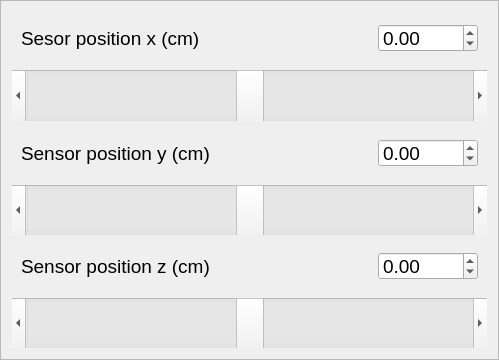
       <widget class="QFrame" name="frame_20">
        <property name="geometry">
         <rect>
          <x>530</x>
          <y>557</y>
          <width>499</width>
          <height>360</height>
         </rect>
        </property>
        <property name="frameShape">
         <enum>QFrame::StyledPanel</enum>
        </property>
        <property name="frameShadow">
         <enum>QFrame::Raised</enum>
        </property>
        <layout class="QVBoxLayout" name="verticalLayout_2">
         <item>
          <widget class="QFrame" name="frame_21">
           <property name="frameShape">
            <enum>QFrame::NoFrame</enum>
           </property>
           <property name="frameShadow">
            <enum>QFrame::Raised</enum>
           </property>
           <layout class="QHBoxLayout" name="horizontalLayout_6">
            <item>
             <widget class="QLabel" name="label_42">
              <property name="font">
               <font>
                <pointsize>14</pointsize>
               </font>
              </property>
              <property name="text">
               <string>Sesor position x (cm)</string>
              </property>
             </widget>
            </item>
            <item>
             <widget class="QDoubleSpinBox" name="sensorpositionx">
              <property name="minimumSize">
               <size>
                <width>100</width>
                <height>28</height>
               </size>
              </property>
              <property name="maximumSize">
               <size>
                <width>100</width>
                <height>28</height>
               </size>
              </property>
              <property name="font">
               <font>
                <pointsize>14</pointsize>
               </font>
              </property>
              <property name="minimum">
               <double>-40.000000000000000</double>
              </property>
              <property name="maximum">
               <double>40.000000000000000</double>
              </property>
              <property name="singleStep">
               <double>0.010000000000000</double>
              </property>
              <property name="value">
               <double>0.000000000000000</double>
              </property>
             </widget>
            </item>
           </layout>
          </widget>
         </item>
         <item>
          <widget class="QScrollBar" name="sensorpositionxslider">
           <property name="sizePolicy">
            <sizepolicy hsizetype="Minimum" vsizetype="Minimum">
             <horstretch>0</horstretch>
             <verstretch>0</verstretch>
            </sizepolicy>
           </property>
           <property name="minimumSize">
            <size>
             <width>440</width>
             <height>50</height>
            </size>
           </property>
           <property name="minimum">
            <number>-4000</number>
           </property>
           <property name="maximum">
            <number>4000</number>
           </property>
           <property name="pageStep">
            <number>10</number>
           </property>
           <property name="orientation">
            <enum>Qt::Horizontal</enum>
           </property>
          </widget>
         </item>
         <item>
          <widget class="QFrame" name="frame_22">
           <property name="frameShape">
            <enum>QFrame::NoFrame</enum>
           </property>
           <property name="frameShadow">
            <enum>QFrame::Raised</enum>
           </property>
           <layout class="QHBoxLayout" name="horizontalLayout_13">
            <item>
             <widget class="QLabel" name="label_41">
              <property name="font">
               <font>
                <pointsize>14</pointsize>
               </font>
              </property>
              <property name="text">
               <string>Sensor position y (cm)</string>
              </property>
             </widget>
            </item>
            <item>
             <widget class="QDoubleSpinBox" name="sensorpositiony">
              <property name="minimumSize">
               <size>
                <width>100</width>
                <height>28</height>
               </size>
              </property>
              <property name="maximumSize">
               <size>
                <width>100</width>
                <height>28</height>
               </size>
              </property>
              <property name="font">
               <font>
                <pointsize>14</pointsize>
               </font>
              </property>
              <property name="minimum">
               <double>-40.000000000000000</double>
              </property>
              <property name="maximum">
               <double>40.000000000000000</double>
              </property>
              <property name="singleStep">
               <double>0.010000000000000</double>
              </property>
              <property name="value">
               <double>0.000000000000000</double>
              </property>
             </widget>
            </item>
           </layout>
          </widget>
         </item>
         <item>
          <widget class="QScrollBar" name="sensorpositionyslider">
           <property name="minimumSize">
            <size>
             <width>440</width>
             <height>50</height>
            </size>
           </property>
           <property name="minimum">
            <number>-4000</number>
           </property>
           <property name="maximum">
            <number>4000</number>
           </property>
           <property name="pageStep">
            <number>10</number>
           </property>
           <property name="orientation">
            <enum>Qt::Horizontal</enum>
           </property>
          </widget>
         </item>
         <item>
          <widget class="QFrame" name="frame_23">
           <property name="frameShape">
            <enum>QFrame::NoFrame</enum>
           </property>
           <property name="frameShadow">
            <enum>QFrame::Raised</enum>
           </property>
           <layout class="QHBoxLayout" name="horizontalLayout_14">
            <item>
             <widget class="QLabel" name="label_43">
              <property name="font">
               <font>
                <pointsize>14</pointsize>
               </font>
              </property>
              <property name="text">
               <string>Sensor position z (cm)</string>
              </property>
             </widget>
            </item>
            <item>
             <widget class="QDoubleSpinBox" name="sensorpositionz">
              <property name="minimumSize">
               <size>
                <width>100</width>
                <height>28</height>
               </size>
              </property>
              <property name="maximumSize">
               <size>
                <width>100</width>
                <height>28</height>
               </size>
              </property>
              <property name="font">
               <font>
                <pointsize>14</pointsize>
               </font>
              </property>
              <property name="minimum">
               <double>-40.000000000000000</double>
              </property>
              <property name="maximum">
               <double>40.000000000000000</double>
              </property>
              <property name="singleStep">
               <double>0.010000000000000</double>
              </property>
             </widget>
            </item>
           </layout>
          </widget>
         </item>
         <item>
          <widget class="QScrollBar" name="sensorpositionzslider">
           <property name="minimumSize">
            <size>
             <width>440</width>
             <height>50</height>
            </size>
           </property>
           <property name="minimum">
            <number>-4000</number>
           </property>
           <property name="maximum">
            <number>4000</number>
           </property>
           <property name="pageStep">
            <number>11</number>
           </property>
           <property name="orientation">
            <enum>Qt::Horizontal</enum>
           </property>
          </widget>
         </item>
        </layout>
       </widget>
